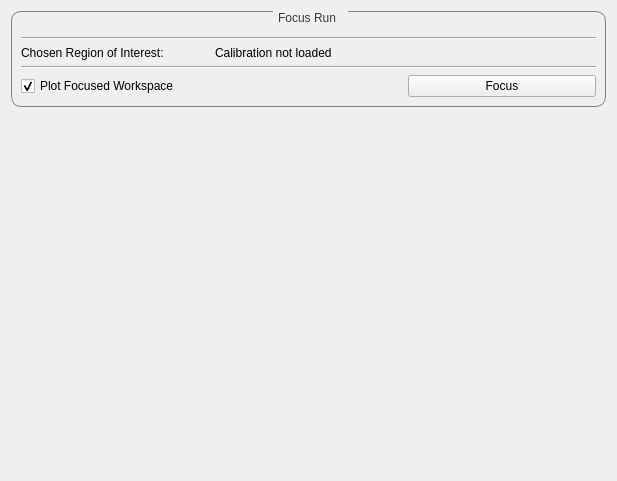
<?xml version="1.0" encoding="UTF-8"?>
<ui version="4.0">
 <class>FocusTab</class>
 <widget class="QWidget" name="FocusTab">
  <property name="windowModality">
   <enum>Qt::NonModal</enum>
  </property>
  <property name="geometry">
   <rect>
    <x>0</x>
    <y>0</y>
    <width>617</width>
    <height>481</height>
   </rect>
  </property>
  <property name="sizePolicy">
   <sizepolicy hsizetype="Preferred" vsizetype="Minimum">
    <horstretch>0</horstretch>
    <verstretch>0</verstretch>
   </sizepolicy>
  </property>
  <property name="windowTitle">
   <string>Form</string>
  </property>
  <property name="styleSheet">
   <string notr="true">QGroupBox {
border: 1px solid grey;border-radius: 10px;margin-top: 1ex; margin-right: 0ex
}
QGroupBox:title {
                           subcontrol-origin: margin;
                           padding: 0 3px;
                           subcontrol-position: top center;
                           padding-top: 0px;
                          padding-bottom: 0px;
                           padding-right: 10px;
                            color: rgb(56, 56, 56)
}</string>
  </property>
  <layout class="QVBoxLayout" name="verticalLayout_2">
   <item>
    <layout class="QVBoxLayout" name="verticalLayout" stretch="1,0">
     <property name="sizeConstraint">
      <enum>QLayout::SetDefaultConstraint</enum>
     </property>
     <item>
      <widget class="QGroupBox" name="group_focus">
       <property name="sizePolicy">
        <sizepolicy hsizetype="Preferred" vsizetype="Fixed">
         <horstretch>0</horstretch>
         <verstretch>0</verstretch>
        </sizepolicy>
       </property>
       <property name="layoutDirection">
        <enum>Qt::LeftToRight</enum>
       </property>
       <property name="autoFillBackground">
        <bool>false</bool>
       </property>
       <property name="styleSheet">
        <string notr="true"/>
       </property>
       <property name="title">
        <string>Focus Run</string>
       </property>
       <property name="alignment">
        <set>Qt::AlignBottom|Qt::AlignHCenter</set>
       </property>
       <property name="flat">
        <bool>false</bool>
       </property>
       <property name="checkable">
        <bool>false</bool>
       </property>
       <layout class="QGridLayout" name="gridLayout_2">
        <item row="1" column="0">
         <layout class="QGridLayout" name="gridLayout" rowstretch="0,0,0,0,0,0,0" columnstretch="0,0,0">
          <property name="sizeConstraint">
           <enum>QLayout::SetDefaultConstraint</enum>
          </property>
          <property name="verticalSpacing">
           <number>6</number>
          </property>
          <item row="2" column="0" colspan="3">
           <spacer name="verticalSpacer">
            <property name="orientation">
             <enum>Qt::Vertical</enum>
            </property>
            <property name="sizeType">
             <enum>QSizePolicy::Fixed</enum>
            </property>
            <property name="sizeHint" stdset="0">
             <size>
              <width>20</width>
              <height>10</height>
             </size>
            </property>
           </spacer>
          </item>
          <item row="4" column="0">
           <widget class="QLabel" name="regionLabel">
            <property name="text">
             <string>Chosen Region of Interest:</string>
            </property>
           </widget>
          </item>
          <item row="4" column="1" colspan="2">
           <widget class="QLabel" name="regionDisplay">
            <property name="text">
             <string>Calibration not loaded</string>
            </property>
           </widget>
          </item>
          <item row="3" column="0" colspan="3">
           <widget class="Line" name="line">
            <property name="orientation">
             <enum>Qt::Horizontal</enum>
            </property>
           </widget>
          </item>
          <item row="6" column="0" colspan="2">
           <widget class="QCheckBox" name="check_plotOutput">
            <property name="enabled">
             <bool>true</bool>
            </property>
            <property name="text">
             <string>Plot Focused Workspace</string>
            </property>
            <property name="checked">
             <bool>true</bool>
            </property>
           </widget>
          </item>
          <item row="0" column="0" colspan="3">
           <widget class="FileFinderWidget" name="finder_focus" native="true">
            <property name="sizePolicy">
             <sizepolicy hsizetype="Preferred" vsizetype="Preferred">
              <horstretch>0</horstretch>
              <verstretch>0</verstretch>
             </sizepolicy>
            </property>
            <property name="minimumSize">
             <size>
              <width>0</width>
              <height>0</height>
             </size>
            </property>
           </widget>
          </item>
          <item row="5" column="0" colspan="3">
           <widget class="Line" name="line_2">
            <property name="orientation">
             <enum>Qt::Horizontal</enum>
            </property>
           </widget>
          </item>
          <item row="6" column="2">
           <widget class="QPushButton" name="button_focus">
            <property name="enabled">
             <bool>true</bool>
            </property>
            <property name="text">
             <string>Focus</string>
            </property>
           </widget>
          </item>
         </layout>
        </item>
       </layout>
      </widget>
     </item>
     <item>
      <spacer name="verticalSpacer_2">
       <property name="orientation">
        <enum>Qt::Vertical</enum>
       </property>
       <property name="sizeHint" stdset="0">
        <size>
         <width>20</width>
         <height>10</height>
        </size>
       </property>
      </spacer>
     </item>
    </layout>
   </item>
  </layout>
 </widget>
 <customwidgets>
  <customwidget>
   <class>FileFinderWidget</class>
   <extends>QWidget</extends>
   <header>mantidqt.widgets.filefinderwidget</header>
   <container>1</container>
  </customwidget>
 </customwidgets>
 <resources/>
 <connections/>
</ui>
